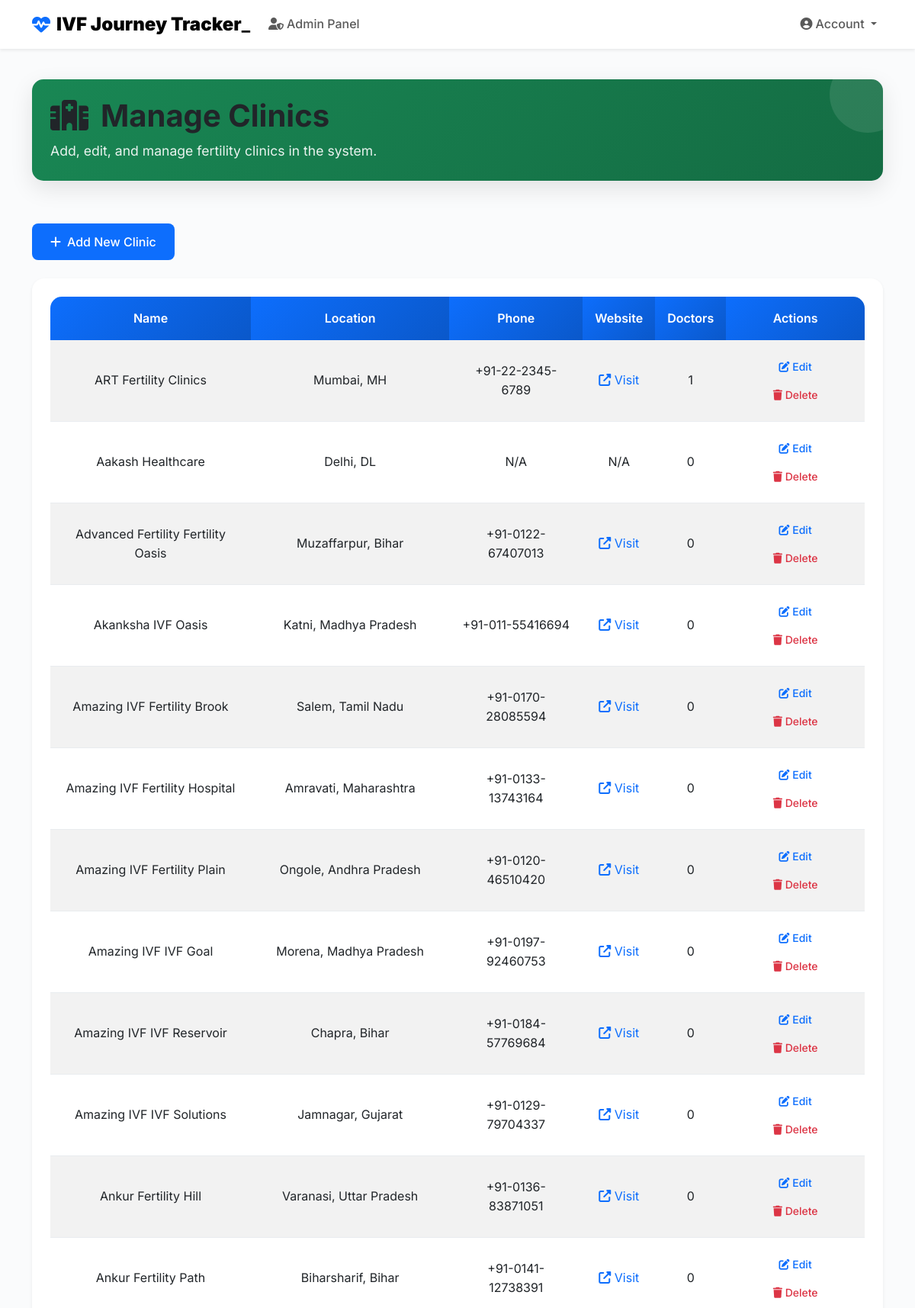
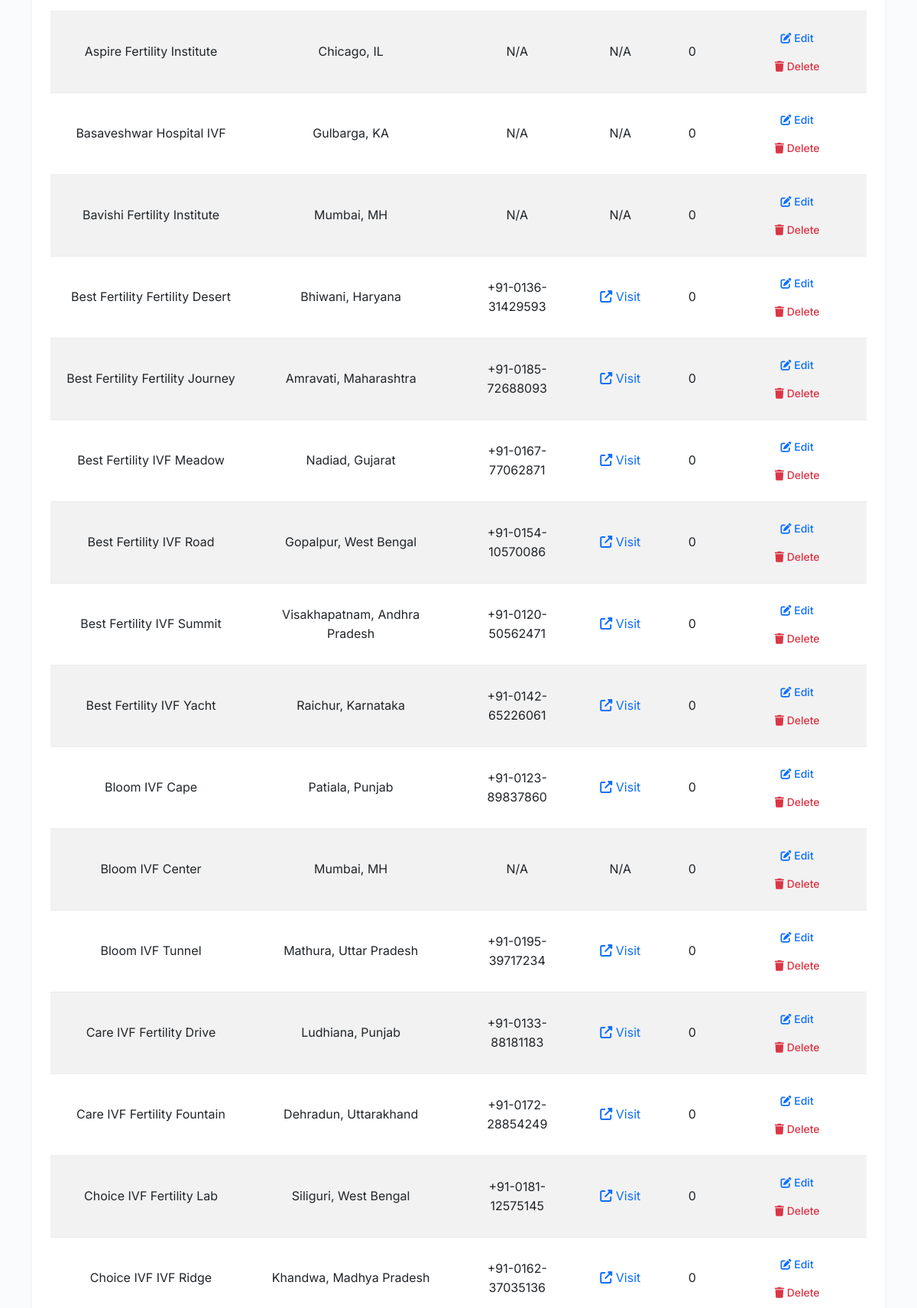
The app's page /admin/clinics (signed in, upper part) with its own data (2 pictures, top to bottom).
### models.py (models this page shows, shortened)
class Clinic(db.Model):
    __tablename__ = 'clinic' # <-- CRITICAL FIX: Explicit table name added
    id = db.Column(db.Integer, primary_key=True)
    name = db.Column(db.String(100), nullable=False)
    state = db.Column(db.String(100), nullable=False)
    city = db.Column(db.String(100), nullable=False)
    address = db.Column(db.String(255))
    contact_number = db.Column(db.String(20))
    phone = db.Column(db.String(20))
    website = db.Column(db.String(255))
    description = db.Column(db.Text)
    doctors = db.relationship('User', backref='clinic', lazy='dynamic') # References 'user' table via clinic_id foreign key

### main.py (the view)
@app.route('/admin/clinics')
@admin_required
def admin_clinics():
    user = User.query.get(session['user_id'])
    clinics = Clinic.query.order_by(Clinic.name).all()
    return render_template('admin_clinics.html', user=user, clinics=clinics)

### main.py (called while the page is built)
def admin_required(f):
    @wraps(f)
    def wrapper(*args, **kwargs):
        if 'user_id' not in session or session.get('user_type') != 'admin':
            flash('You do not have permission to access this page.', 'error')
            return redirect(url_for('index'))
        return f(*args, **kwargs)
    return wrapper

### templates/admin_clinics.html (shortened to what this page needs)
{% extends "base.html" %}
{% block head %}
    <link href="https://cdn.jsdelivr.net/npm/bootstrap@5.3.0/dist/css/bootstrap.min.css" rel="stylesheet">
    <link rel="stylesheet" href="https://cdnjs.cloudflare.com/ajax/libs/font-awesome/6.4.0/css/all.min.css">
    <link rel="stylesheet" href="https://unpkg.com/leaflet@1.9.4/dist/leaflet.css"/>
    <link rel="stylesheet" href="{{ url_for('static', filename='css/base.style.css') }}">
    <link rel="stylesheet" href="{{ url_for('static', filename='css/admin_clinics.style.css') }}">
{% endblock %}
{% block content %}
<div class="container py-4">
    <div class="row mb-4">
        <div class="col-12">
            <div class="page-header bg-gradient-success text-white p-4">
                <h1 class="mb-2">
                    <i class="fas fa-hospital me-3"></i>Manage Clinics
                </h1>
                <p class="mb-0 opacity-90">
                    Add, edit, and manage fertility clinics in the system.
                </p>
            </div>
        </div>
    </div>
    <div class="row mb-4">
        <div class="col-12">
            <a href="{{ url_for('add_clinic') }}" class="btn btn-primary">
                <i class="fas fa-plus me-2"></i>Add New Clinic
            </a>
        </div>
    </div>
    <div class="row">
        <div class="col-12">
            {% if clinics %}
                <div class="card">
                    <div class="card-body">
                        <div class="table-responsive">
                            <table class="table table-striped">
                                <thead>
                                    <tr>
                                        <th>Name</th>
                                        <th>Location</th>
                                        <th>Phone</th>
                                        <th>Website</th>
                                        <th>Doctors</th>
                                        <th>Actions</th>
                                    </tr>
                                </thead>
                                <tbody>
                                    {% for clinic in clinics %}
                                        <tr>
                                            <td>{{ clinic.name }}</td>
                                            <td>{{ clinic.city }}, {{ clinic.state }}</td>
                                            <td>{{ clinic.phone or 'N/A' }}</td>
                                            <td>
                                                {% if clinic.website %}
                                                    <a href="{{ clinic.website }}" target="_blank" class="text-decoration-none">
                                                        <i class="fas fa-external-link-alt"></i> Visit
                                                    </a>
                                                {% else %}
                                                    N/A
                                                {% endif %}
                                            </td>
                                            <td>{{ clinic.doctors.count() }}</td>
                                            <td>
                                                <a href="{{ url_for('edit_clinic', clinic_id=clinic.id) }}" class="btn btn-sm btn-outline-primary">
                                                    <i class="fas fa-edit"></i> Edit
                                                </a>
                                                <form method="POST" action="{{ url_for('delete_clinic', clinic_id=clinic.id) }}" class="d-inline"
                                                      onsubmit="return confirm('Are you sure you want to delete this clinic?')">
                                                    <button type="submit" class="btn btn-sm btn-outline-danger">
                                                        <i class="fas fa-trash"></i> Delete
                                                    </button>
                                                </form>
                                            </td>
                                        </tr>
                                    {% endfor %}
                                </tbody>
                            </table>
                        </div>
                    </div>
                </div>
            {% endif %}
        </div>
    </div>
</div>
{% endblock %}

### static/css/base.style.css (style rules this page uses)
:root { --primary-color: #0d6efd; --secondary-color: #6c757d; --success-color: #198754; --danger-color: #dc3545; --warning-color: #ffc107; --info-color: #0dcaf0; --light-color: #f8f9fa; --dark-color: #212529; --purple-color: #6f42c1; --teal-color: #20c997; --medical-blue: #4a90e2; --medical-green: #7ed321; --medical-light: #f0f8ff; --medical-border: #e1ecf7; --dashboard-primary: #4a90e2; --dashboard-success: #7ed321; --dashboard-info: #50e3c2; --dashboard-warning: #f5a623; --dashboard-danger: #d0021b; --dashboard-purple: #9013fe; --dashboard-teal: #00d4aa; --gradient-primary: linear-gradient(135deg, #0d6efd 0%, #0a58ca 100%); --gradient-success: linear-gradient(135deg, #198754 0%, #146c43 100%); --gradient-info: linear-gradient(135deg, #0dcaf0 0%, #0aa2c0 100%); --gradient-warning: linear-gradient(135deg, #ffc107 0%, #ffb800 100%); --gradient-danger: linear-gradient(135deg, #dc3545 0%, #b02a37 100%); --gradient-purple: linear-gradient(135deg, #6f42c1 0%, #5a2d91 100%); --gradient-teal: linear-gradient(135deg, #20c997 0%, #198754 100%); --dashboard-gradient-primary: linear-gradient(135deg, var(--dashboard-primary) 0%, var(--dashboard-success) 100%); --dashboard-gradient-success: linear-gradient(135deg, var(--dashboard-success) 0%, var(--dashboard-info) 100%); --dashboard-gradient-info: linear-gradient(135deg, var(--dashboard-info) 0%, var(--dashboard-teal) 100%); --dashboard-gradient-warning: linear-gradient(135deg, var(--dashboard-warning) 0%, var(--dashboard-danger) 100%); --dashboard-gradient-danger: linear-gradient(135deg, var(--dashboard-danger) 0%, var(--dashboard-purple) 100%); --shadow-sm: 0 0.125rem 0.25rem rgba(0, 0, 0, 0.075); --shadow-md: 0 0.5rem 1rem rgba(0, 0, 0, 0.15); --shadow-lg: 0 1rem 3rem rgba(0, 0, 0, 0.175); --border-radius-sm: 0.375rem; --border-radius-md: 0.5rem; --border-radius-lg: 1rem; --border-radius-xl: 1.5rem; --dashboard-shadow: 0 2px 10px rgba(0, 0, 0, 0.1); --dashboard-transition: all 0.3s ease; --dashboard-border-radius: 15px; }
body { font-family: 'Inter', 'Segoe UI', -apple-system, BlinkMacSystemFont, sans-serif; background-color: #fafbfc; color: var(--dark-color); line-height: 1.6; }
h1, h2, h3, h4, h5, h6 { font-weight: 600; color: var(--dark-color); }
.bg-gradient-success { background: var(--gradient-success) !important; }
.page-header { border-radius: var(--border-radius-lg); box-shadow: var(--shadow-md); margin-bottom: 2rem; position: relative; overflow: hidden; }
.page-header::before { content: ''; position: absolute; top: 0; right: 0; width: 100px; height: 100px; background: rgba(255, 255, 255, 0.1); border-radius: 50%; transform: translate(30%, -30%); }
.card { border: none; border-radius: var(--border-radius-lg); box-shadow: var(--shadow-sm); transition: all 0.3s ease; overflow: hidden; }
.card-body { padding: 1.5rem; }
.btn { font-weight: 500; border-radius: var(--border-radius-md); padding: 0.75rem 1.5rem; transition: all 0.3s ease; border: none; position: relative; overflow: hidden; }
.btn::before { content: ''; position: absolute; top: 0; left: -100%; width: 100%; height: 100%; background: rgba(255, 255, 255, 0.2); transition: left 0.3s ease; }
.btn-sm { padding: 0.5rem 1rem; font-size: 0.875rem; }
.table { border-radius: var(--border-radius-md); overflow: hidden; box-shadow: var(--shadow-sm); }
.table thead th { background-color: var(--medical-light); border-bottom: 2px solid var(--medical-border); font-weight: 600; color: var(--dark-color); padding: 1rem; }
.table tbody tr { transition: all 0.3s ease; }
.table td { padding: 1rem; vertical-align: middle; border-bottom: 1px solid var(--medical-border); }
.table th { border-top: none; font-weight: 600; color: #495057; }

### static/css/patient_dashboard.style.css (style rules this page uses)
.card { border: none; border-radius: 15px; transition: transform 0.2s ease, box-shadow 0.2s ease; }

### static/css/doctor_dashboard.style.css (style rules this page uses)
:root { --primary-color: #4a90e2; --success-color: #7ed321; --info-color: #50e3c2; --warning-color: #f5a623; --danger-color: #d0021b; --purple-color: #9013fe; --teal-color: #00d4aa; --shadow: 0 2px 10px rgba(0, 0, 0, 0.1); --border-radius: 15px; --transition: all 0.3s ease; }
.table th { border-top: none; font-weight: 600; color: #495057; }

### records on screen
Clinic: name "ART Fertility Clinics", city "Mumbai", state "MH", phone "+91-22-2345-6789", doctors.count "1"
Clinic: name "Aakash Healthcare", city "Delhi", state "DL", phone "N/A", doctors.count "0"
Clinic: name "Advanced Fertility Fertility Oasis", city "Muzaffarpur", state "Bihar", phone "+91-0122-67407013", doctors.count "0"
Clinic: name "Akanksha IVF Oasis", city "Katni", state "Madhya Pradesh", phone "+91-011-55416694", doctors.count "0"
Clinic: name "Amazing IVF Fertility Brook", city "Salem", state "Tamil Nadu", phone "+91-0170-28085594", doctors.count "0"
Clinic: name "Amazing IVF Fertility Hospital", city "Amravati", state "Maharashtra", phone "+91-0133-13743164", doctors.count "0"
Clinic: name "Amazing IVF Fertility Plain", city "Ongole", state "Andhra Pradesh", phone "+91-0120-46510420", doctors.count "0"
Clinic: name "Amazing IVF IVF Goal", city "Morena", state "Madhya Pradesh", phone "+91-0197-92460753", doctors.count "0"
Clinic: name "Amazing IVF IVF Reservoir", city "Chapra", state "Bihar", phone "+91-0184-57769684", doctors.count "0"
Clinic: name "Amazing IVF IVF Solutions", city "Jamnagar", state "Gujarat", phone "+91-0129-79704337", doctors.count "0"
Clinic: name "Ankur Fertility Hill", city "Varanasi", state "Uttar Pradesh", phone "+91-0136-83871051", doctors.count "0"
Clinic: name "Ankur Fertility Path", city "Biharsharif", state "Bihar", phone "+91-0141-12738391", doctors.count "0"
Clinic: name "Aspire Fertility Institute", city "Chicago", state "IL", phone "N/A", doctors.count "0"
Clinic: name "Basaveshwar Hospital IVF", city "Gulbarga", state "KA", phone "N/A", doctors.count "0"
Clinic: name "Bavishi Fertility Institute", city "Mumbai", state "MH", phone "N/A", doctors.count "0"
Clinic: name "Best Fertility Fertility Desert", city "Bhiwani", state "Haryana", phone "+91-0136-31429593", doctors.count "0"
Clinic: name "Best Fertility Fertility Journey", city "Amravati", state "Maharashtra", phone "+91-0185-72688093", doctors.count "0"
Clinic: name "Best Fertility IVF Meadow", city "Nadiad", state "Gujarat", phone "+91-0167-77062871", doctors.count "0"
Clinic: name "Best Fertility IVF Road", city "Gopalpur", state "West Bengal", phone "+91-0154-10570086", doctors.count "0"
Clinic: name "Best Fertility IVF Summit", city "Visakhapatnam", state "Andhra Pradesh", phone "+91-0120-50562471", doctors.count "0"
Clinic: name "Best Fertility IVF Yacht", city "Raichur", state "Karnataka", phone "+91-0142-65226061", doctors.count "0"
Clinic: name "Bloom IVF Cape", city "Patiala", state "Punjab", phone "+91-0123-89837860", doctors.count "0"
Clinic: name "Bloom IVF Center", city "Mumbai", state "MH", phone "N/A", doctors.count "0"
Clinic: name "Bloom IVF Tunnel", city "Mathura", state "Uttar Pradesh", phone "+91-0195-39717234", doctors.count "0"
Clinic: name "Care IVF Fertility Drive", city "Ludhiana", state "Punjab", phone "+91-0133-88181183", doctors.count "0"
Clinic: name "Care IVF Fertility Fountain", city "Dehradun", state "Uttarakhand", phone "+91-0172-28854249", doctors.count "0"
Clinic: name "Choice IVF Fertility Lab", city "Siliguri", state "West Bengal", phone "+91-0181-12575145", doctors.count "0"
Clinic: name "Choice IVF IVF Ridge", city "Khandwa", state "Madhya Pradesh", phone "+91-0162-37035136", doctors.count "0"
